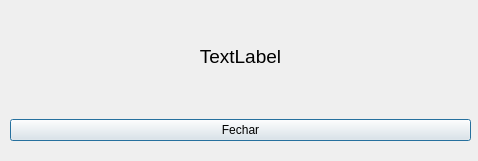
<?xml version="1.0" encoding="UTF-8"?>
<ui version="4.0">
 <class>Dialog</class>
 <widget class="QDialog" name="Dialog">
  <property name="geometry">
   <rect>
    <x>0</x>
    <y>0</y>
    <width>478</width>
    <height>161</height>
   </rect>
  </property>
  <property name="windowTitle">
   <string>Alerta</string>
  </property>
  <property name="windowIcon">
   <iconset>
    <normaloff>../Assets/logo.png</normaloff>../Assets/logo.png</iconset>
  </property>
  <widget class="QWidget" name="verticalLayoutWidget">
   <property name="geometry">
    <rect>
     <x>10</x>
     <y>0</y>
     <width>461</width>
     <height>141</height>
    </rect>
   </property>
   <layout class="QVBoxLayout" name="verticalLayout">
    <item>
     <widget class="QLabel" name="lbl_mensagem">
      <property name="font">
       <font>
        <pointsize>14</pointsize>
       </font>
      </property>
      <property name="text">
       <string>TextLabel</string>
      </property>
      <property name="alignment">
       <set>Qt::AlignCenter</set>
      </property>
      <property name="wordWrap">
       <bool>true</bool>
      </property>
     </widget>
    </item>
    <item>
     <widget class="QPushButton" name="btn_fechar">
      <property name="text">
       <string>Fechar</string>
      </property>
     </widget>
    </item>
   </layout>
  </widget>
 </widget>
 <resources/>
 <connections/>
</ui>
